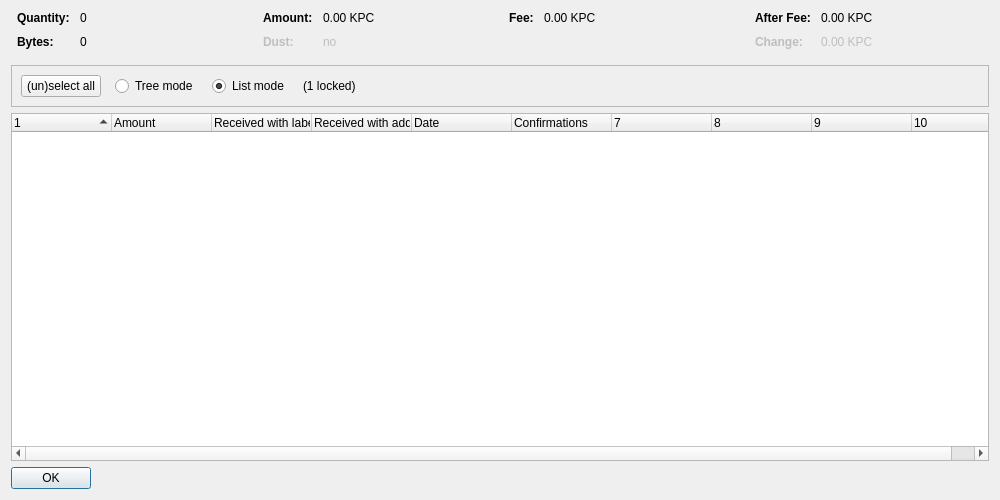
<?xml version="1.0" encoding="UTF-8"?>
<ui version="4.0">
 <class>CoinControlDialog</class>
 <widget class="QDialog" name="CoinControlDialog">
  <property name="geometry">
   <rect>
    <x>0</x>
    <y>0</y>
    <width>1000</width>
    <height>500</height>
   </rect>
  </property>
  <property name="windowTitle">
   <string>Coin Selection</string>
  </property>
  <layout class="QVBoxLayout" name="verticalLayout">
   <item>
    <layout class="QHBoxLayout" name="horizontalLayoutTop" stretch="0,0,0,0">
     <property name="topMargin">
      <number>0</number>
     </property>
     <property name="bottomMargin">
      <number>10</number>
     </property>
     <item>
      <layout class="QFormLayout" name="formLayoutCoinControl1">
       <property name="horizontalSpacing">
        <number>10</number>
       </property>
       <property name="verticalSpacing">
        <number>10</number>
       </property>
       <property name="leftMargin">
        <number>6</number>
       </property>
       <property name="rightMargin">
        <number>6</number>
       </property>
       <item row="0" column="0">
        <widget class="QLabel" name="labelCoinControlQuantityText">
         <property name="font">
          <font>
           <weight>75</weight>
           <bold>true</bold>
          </font>
         </property>
         <property name="text">
          <string>Quantity:</string>
         </property>
        </widget>
       </item>
       <item row="0" column="1">
        <widget class="QLabel" name="labelCoinControlQuantity">
         <property name="cursor">
          <cursorShape>IBeamCursor</cursorShape>
         </property>
         <property name="contextMenuPolicy">
          <enum>Qt::ActionsContextMenu</enum>
         </property>
         <property name="text">
          <string notr="true">0</string>
         </property>
         <property name="textInteractionFlags">
          <set>Qt::LinksAccessibleByMouse|Qt::TextSelectableByKeyboard|Qt::TextSelectableByMouse</set>
         </property>
        </widget>
       </item>
       <item row="1" column="0">
        <widget class="QLabel" name="labelCoinControlBytesText">
         <property name="font">
          <font>
           <weight>75</weight>
           <bold>true</bold>
          </font>
         </property>
         <property name="text">
          <string>Bytes:</string>
         </property>
        </widget>
       </item>
       <item row="1" column="1">
        <widget class="QLabel" name="labelCoinControlBytes">
         <property name="cursor">
          <cursorShape>IBeamCursor</cursorShape>
         </property>
         <property name="contextMenuPolicy">
          <enum>Qt::ActionsContextMenu</enum>
         </property>
         <property name="text">
          <string notr="true">0</string>
         </property>
         <property name="textInteractionFlags">
          <set>Qt::LinksAccessibleByMouse|Qt::TextSelectableByKeyboard|Qt::TextSelectableByMouse</set>
         </property>
        </widget>
       </item>
      </layout>
     </item>
     <item>
      <layout class="QFormLayout" name="formLayoutCoinControl2">
       <property name="horizontalSpacing">
        <number>10</number>
       </property>
       <property name="verticalSpacing">
        <number>10</number>
       </property>
       <property name="leftMargin">
        <number>6</number>
       </property>
       <property name="rightMargin">
        <number>6</number>
       </property>
       <item row="0" column="0">
        <widget class="QLabel" name="labelCoinControlAmountText">
         <property name="font">
          <font>
           <weight>75</weight>
           <bold>true</bold>
          </font>
         </property>
         <property name="text">
          <string>Amount:</string>
         </property>
        </widget>
       </item>
       <item row="0" column="1">
        <widget class="QLabel" name="labelCoinControlAmount">
         <property name="cursor">
          <cursorShape>IBeamCursor</cursorShape>
         </property>
         <property name="contextMenuPolicy">
          <enum>Qt::ActionsContextMenu</enum>
         </property>
         <property name="text">
          <string notr="true">0.00 KPC</string>
         </property>
         <property name="textInteractionFlags">
          <set>Qt::LinksAccessibleByMouse|Qt::TextSelectableByKeyboard|Qt::TextSelectableByMouse</set>
         </property>
        </widget>
       </item>
       <item row="1" column="0">
        <widget class="QLabel" name="labelCoinControlLowOutputText">
         <property name="enabled">
          <bool>false</bool>
         </property>
         <property name="font">
          <font>
           <weight>75</weight>
           <bold>true</bold>
          </font>
         </property>
         <property name="text">
          <string>Dust:</string>
         </property>
        </widget>
       </item>
       <item row="1" column="1">
        <widget class="QLabel" name="labelCoinControlLowOutput">
         <property name="enabled">
          <bool>false</bool>
         </property>
         <property name="cursor">
          <cursorShape>IBeamCursor</cursorShape>
         </property>
         <property name="contextMenuPolicy">
          <enum>Qt::ActionsContextMenu</enum>
         </property>
         <property name="text">
          <string notr="true">no</string>
         </property>
         <property name="textInteractionFlags">
          <set>Qt::LinksAccessibleByMouse|Qt::TextSelectableByKeyboard|Qt::TextSelectableByMouse</set>
         </property>
        </widget>
       </item>
      </layout>
     </item>
     <item>
      <layout class="QFormLayout" name="formLayoutCoinControl3">
       <property name="horizontalSpacing">
        <number>10</number>
       </property>
       <property name="verticalSpacing">
        <number>10</number>
       </property>
       <property name="leftMargin">
        <number>6</number>
       </property>
       <property name="rightMargin">
        <number>6</number>
       </property>
       <item row="0" column="0">
        <widget class="QLabel" name="labelCoinControlFeeText">
         <property name="font">
          <font>
           <weight>75</weight>
           <bold>true</bold>
          </font>
         </property>
         <property name="text">
          <string>Fee:</string>
         </property>
        </widget>
       </item>
       <item row="0" column="1">
        <widget class="QLabel" name="labelCoinControlFee">
         <property name="cursor">
          <cursorShape>IBeamCursor</cursorShape>
         </property>
         <property name="contextMenuPolicy">
          <enum>Qt::ActionsContextMenu</enum>
         </property>
         <property name="text">
          <string notr="true">0.00 KPC</string>
         </property>
         <property name="textInteractionFlags">
          <set>Qt::LinksAccessibleByMouse|Qt::TextSelectableByKeyboard|Qt::TextSelectableByMouse</set>
         </property>
        </widget>
       </item>
      </layout>
     </item>
     <item>
      <layout class="QFormLayout" name="formLayoutCoinControl4">
       <property name="horizontalSpacing">
        <number>10</number>
       </property>
       <property name="verticalSpacing">
        <number>10</number>
       </property>
       <property name="leftMargin">
        <number>6</number>
       </property>
       <property name="rightMargin">
        <number>6</number>
       </property>
       <item row="0" column="0">
        <widget class="QLabel" name="labelCoinControlAfterFeeText">
         <property name="font">
          <font>
           <weight>75</weight>
           <bold>true</bold>
          </font>
         </property>
         <property name="text">
          <string>After Fee:</string>
         </property>
        </widget>
       </item>
       <item row="0" column="1">
        <widget class="QLabel" name="labelCoinControlAfterFee">
         <property name="cursor">
          <cursorShape>IBeamCursor</cursorShape>
         </property>
         <property name="contextMenuPolicy">
          <enum>Qt::ActionsContextMenu</enum>
         </property>
         <property name="text">
          <string notr="true">0.00 KPC</string>
         </property>
         <property name="textInteractionFlags">
          <set>Qt::LinksAccessibleByMouse|Qt::TextSelectableByKeyboard|Qt::TextSelectableByMouse</set>
         </property>
        </widget>
       </item>
       <item row="1" column="0">
        <widget class="QLabel" name="labelCoinControlChangeText">
         <property name="enabled">
          <bool>false</bool>
         </property>
         <property name="font">
          <font>
           <weight>75</weight>
           <bold>true</bold>
          </font>
         </property>
         <property name="text">
          <string>Change:</string>
         </property>
        </widget>
       </item>
       <item row="1" column="1">
        <widget class="QLabel" name="labelCoinControlChange">
         <property name="enabled">
          <bool>false</bool>
         </property>
         <property name="cursor">
          <cursorShape>IBeamCursor</cursorShape>
         </property>
         <property name="contextMenuPolicy">
          <enum>Qt::ActionsContextMenu</enum>
         </property>
         <property name="text">
          <string notr="true">0.00 KPC</string>
         </property>
         <property name="textInteractionFlags">
          <set>Qt::LinksAccessibleByMouse|Qt::TextSelectableByKeyboard|Qt::TextSelectableByMouse</set>
         </property>
        </widget>
       </item>
      </layout>
     </item>
    </layout>
   </item>
   <item>
    <widget class="QFrame" name="frame">
     <property name="minimumSize">
      <size>
       <width>0</width>
       <height>40</height>
      </size>
     </property>
     <property name="frameShape">
      <enum>QFrame::StyledPanel</enum>
     </property>
     <property name="frameShadow">
      <enum>QFrame::Sunken</enum>
     </property>
     <layout class="QHBoxLayout" name="horizontalLayout">
      <item>
       <layout class="QHBoxLayout" name="horizontalLayoutPanel" stretch="0,0,0,0,0">
        <property name="spacing">
         <number>14</number>
        </property>
        <item>
         <widget class="QPushButton" name="pushButtonSelectAll">
          <property name="sizePolicy">
           <sizepolicy hsizetype="Maximum" vsizetype="Fixed">
            <horstretch>0</horstretch>
            <verstretch>0</verstretch>
           </sizepolicy>
          </property>
          <property name="text">
           <string>(un)select all</string>
          </property>
          <property name="autoDefault">
           <bool>false</bool>
          </property>
         </widget>
        </item>
        <item>
         <widget class="QRadioButton" name="radioTreeMode">
          <property name="sizePolicy">
           <sizepolicy hsizetype="Maximum" vsizetype="Fixed">
            <horstretch>0</horstretch>
            <verstretch>0</verstretch>
           </sizepolicy>
          </property>
          <property name="text">
           <string>Tree mode</string>
          </property>
         </widget>
        </item>
        <item>
         <widget class="QRadioButton" name="radioListMode">
          <property name="sizePolicy">
           <sizepolicy hsizetype="Maximum" vsizetype="Fixed">
            <horstretch>0</horstretch>
            <verstretch>0</verstretch>
           </sizepolicy>
          </property>
          <property name="text">
           <string>List mode</string>
          </property>
          <property name="checked">
           <bool>true</bool>
          </property>
         </widget>
        </item>
        <item>
         <widget class="QLabel" name="labelLocked">
          <property name="text">
           <string notr="true">(1 locked)</string>
          </property>
         </widget>
        </item>
        <item>
         <spacer name="horizontalSpacer">
          <property name="orientation">
           <enum>Qt::Horizontal</enum>
          </property>
          <property name="sizeHint" stdset="0">
           <size>
            <width>40</width>
            <height>20</height>
           </size>
          </property>
         </spacer>
        </item>
       </layout>
      </item>
     </layout>
    </widget>
   </item>
   <item>
    <widget class="CoinControlTreeWidget" name="treeWidget">
     <property name="contextMenuPolicy">
      <enum>Qt::CustomContextMenu</enum>
     </property>
     <property name="sortingEnabled">
      <bool>false</bool>
     </property>
     <property name="columnCount">
      <number>10</number>
     </property>
     <attribute name="headerShowSortIndicator" stdset="0">
      <bool>true</bool>
     </attribute>
     <attribute name="headerStretchLastSection">
      <bool>false</bool>
     </attribute>
     <column>
      <property name="text">
       <string/>
      </property>
     </column>
     <column>
      <property name="text">
       <string>Amount</string>
      </property>
     </column>
     <column>
      <property name="text">
       <string>Received with label</string>
      </property>
     </column>
     <column>
      <property name="text">
       <string>Received with address</string>
      </property>
     </column>
     <column>
      <property name="text">
       <string>Date</string>
      </property>
     </column>
     <column>
      <property name="text">
       <string>Confirmations</string>
      </property>
      <property name="toolTip">
       <string>Confirmed</string>
      </property>
     </column>
     <column>
      <property name="text">
       <string/>
      </property>
     </column>
     <column>
      <property name="text">
       <string/>
      </property>
     </column>
     <column>
      <property name="text">
       <string/>
      </property>
     </column>
     <column>
      <property name="text">
       <string/>
      </property>
     </column>
    </widget>
   </item>
   <item>
    <widget class="QDialogButtonBox" name="buttonBox">
     <property name="sizePolicy">
      <sizepolicy hsizetype="Maximum" vsizetype="Fixed">
       <horstretch>0</horstretch>
       <verstretch>0</verstretch>
      </sizepolicy>
     </property>
     <property name="orientation">
      <enum>Qt::Horizontal</enum>
     </property>
     <property name="standardButtons">
      <set>QDialogButtonBox::Ok</set>
     </property>
    </widget>
   </item>
  </layout>
 </widget>
 <customwidgets>
  <customwidget>
   <class>CoinControlTreeWidget</class>
   <extends>QTreeWidget</extends>
   <header>coincontroltreewidget.h</header>
  </customwidget>
 </customwidgets>
 <resources/>
 <connections/>
</ui>
